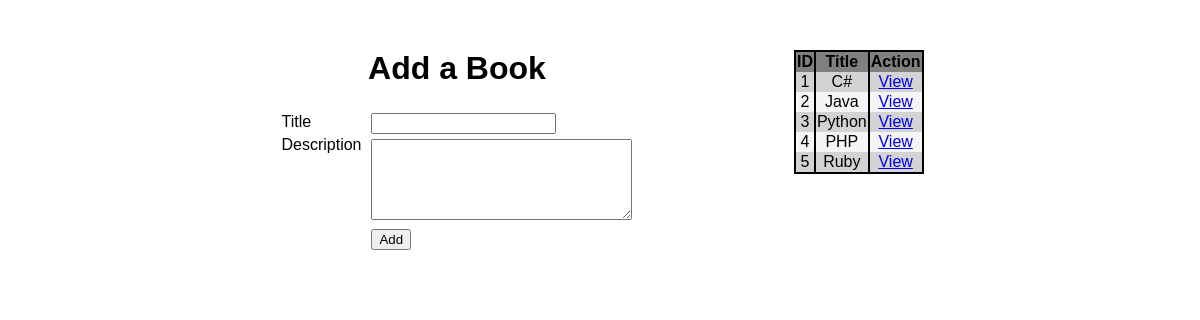
The app's page /, older data.
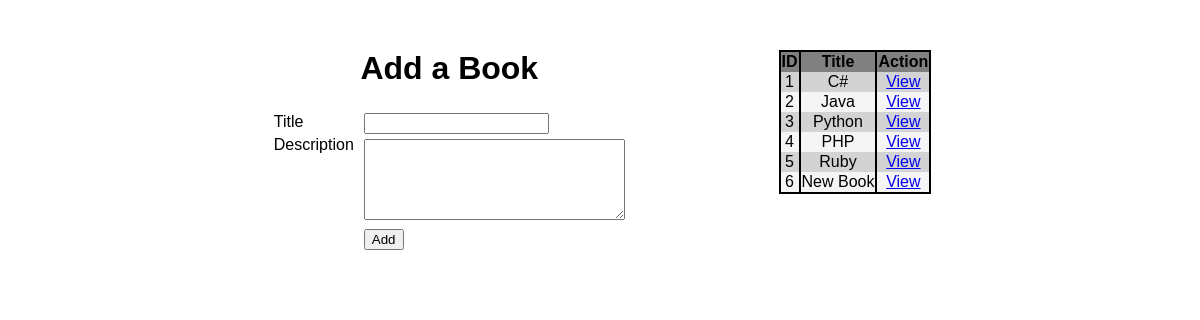
The same page, newer data.
### bookAuthorApp/models.py (models this page shows)
class books(models.Model):
    title = models.CharField(max_length=255)
    desc = models.TextField()
    createdAt = models.DateTimeField(auto_now_add=True)
    updatedAt = models.DateTimeField(auto_now=True)

### bookAuthorApp/views.py (the view)
# urls.py: path('', views.index),
def index(request):
    context = {
        "books" : books.objects.all()
    }
    return render(request, "index.html", context)

### bookAuthorApp/templates/index.html (shortened to what this page needs)
<!DOCTYPE html>
<html lang="en">
<head>
    {% load static %}
    <link rel="stylesheet" href="{% static 'style.css' %}">
</head>
<body>
    <div id="header">
        <div id="addBook">
            <h1>Add a Book</h1>
            <div class="content">
                <div class="column">
                    <p>Title</p>
                    <p>Description</p>
                </div>
                <div class="column">
                    <form action="/bookAdd" method="post">
                        <p><input type="text" name="title"></p>
                        <p><textarea name="desc" cols="30" rows="5"></textarea></p>
                        <p><button type="submit">Add</button></p>
                    </form>
                </div>
            </div>
        </div>
        <div>
            <table>
                <tr>
                    <th>ID</th>
                    <th>Title</th>
                    <th>Action</th>
                </tr>
                {% for book in books %}
                <tr>
                    <td>{{book.id}}</td>
                    <td>{{book.title}}</td>
                    <td><a href="/books/{{book.id}}">View</a></td>
                </tr>
                {% endfor %}
            </table>
        </div>
    </div>
</body>
</html>

Row changes from the older to the newer data that the page shows:
added books: id "6", title "New Book"
